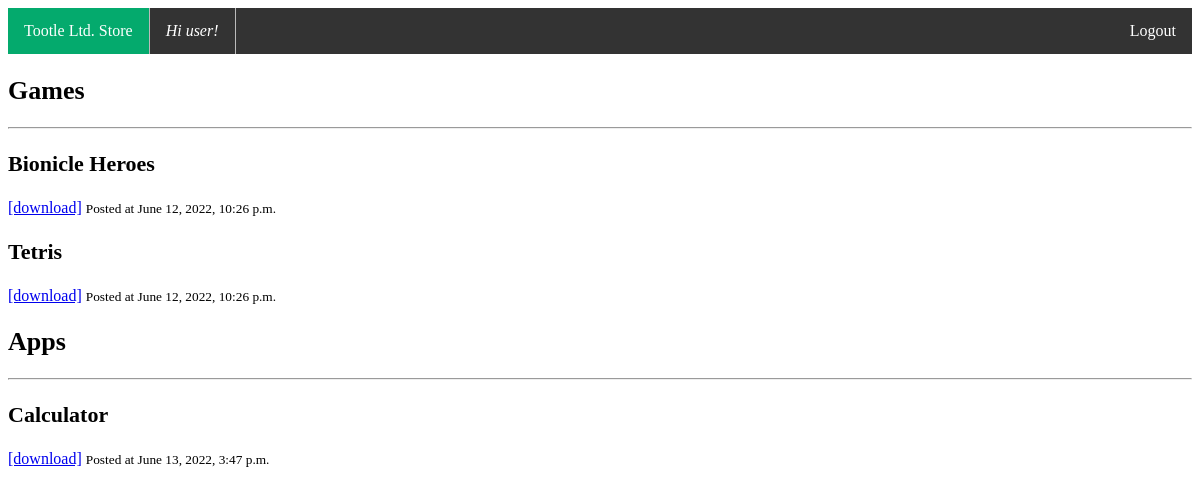
Page / (signed in) on the committed database.
### news/models.py (models this page shows, shortened)
class SiteUser(AbstractUser):
    created_at = models.DateTimeField(auto_now_add=True)
    is_user = models.BooleanField(default=False)
    is_publisher = models.BooleanField(default=False)

class Game(models.Model):
    id = models.AutoField(primary_key=True)
    title = models.CharField(max_length=255)
    body = models.TextField()
    date_added = models.DateTimeField(auto_now_add=True)
    class Meta:
        ordering = ['-date_added']

class App(models.Model):
    id = models.AutoField(primary_key=True)
    title = models.CharField(max_length=255)
    body = models.TextField()
    date_added = models.DateTimeField(auto_now_add=True)
    class Meta:
        ordering = ['-date_added']

### news/views.py (the view, shortened to what this page needs)
# urls.py: 2. Add a URL to urlpatterns:  path('', views.home, name='home')
def home(request):
    if request.user.is_authenticated:
        if request.user.is_publisher or request.user.is_user:
            user = SiteUser.objects.get(id=request.user.id)
            return render(request, 'home.html', {'games': Game.objects.all(), 'apps': App.objects.all()})
    return render(request, 'home.html', {'games': Game.objects.all(), 'apps': App.objects.all()})

### news/templates/home.html (shortened to what this page needs)
{% extends 'base.html' %}
{% block content %}
    <h2 style="font-size: 26px"> Games
    </h2>
    <hr/>
    {% for game in games %}
        <div class='post block'>
            <h3 style="font-size: 22px">{{ game.title }} </h3>
                {% if user.is_user %}
                <a href="https://{{ game.body }}" <i>[download]</i></a>{% endif %}
            <small>Posted at {{ game.date_added }}</small>
        </div>
    {% endfor %}
    {% if user.is_authenticated %}
    <h2 style="font-size: 26px"> Apps
    </h2>
    <hr/>
    {% for app in apps %}
        <div class='post block'>
            <h3 style="font-size: 22px">{{ app.title }} </h3>
                {% if user.is_user %}
                <a href="https://{{ app.body }}" <i>[download]</i></a></h3>{% endif %}
            <small>Posted at {{ app.date_added }}</small>
        </div>
    {% endfor %}
    {% else %}
    <hr/>
    Login in order to view available Apps
    {% endif %}
{% endblock %}

### news/templates/base.html (shortened to what this page needs)
<!DOCTYPE html>
<html>
    <head>
    </head>
    <body>
        <ul>
            <li><a class="active" href="/">Tootle Ltd. Store</a></li>
            {% if user.is_authenticated %}
            <li><a><i>Hi {{ user.username }}!</i></a>
            <li style="float:right"><a href="{% url 'logout' %}">Logout</a></li>
            {% else %}
            <li><a><i>You are not logged in!</i></a></li>
            <li style="float:right"><a href="{% url 'login' %}">Login</a></li>
            {% endif %}
        </ul>
        <section class="section">
            <div class="container">
                {% block content %}
                {% endblock %}
            </div>
        </section>
    </body>
</html>

### news/templates/base.html (style rules this page uses)
ul { list-style-type: none; margin: 0; padding: 0; overflow: hidden; background-color: #333; }
li { float: left; border-right:1px solid #bbb; }
li:last-child { border-right: none; }
li a { display: block; color: white; text-align: center; padding: 14px 16px; text-decoration: none; }
.active { background-color: #04AA6D; }

### rows in the picture
SiteUser: username "user"
Game: title "Bionicle Heroes", date_added "June 12, 2022, 10:26 p.m."
Game: title "Tetris", date_added "June 12, 2022, 10:26 p.m."
App: title "Calculator", date_added "June 13, 2022, 3:47 p.m."
